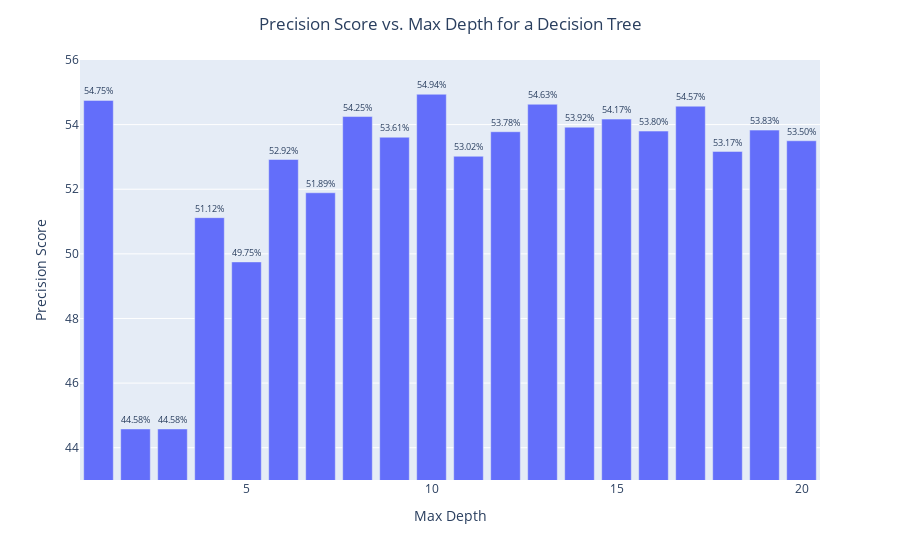

Here is the notebook cell this chart was saved with:
### Code cell
# Convert the dictionary to a DataFrame
df = pd.DataFrame(list(precision_by_depth.items()), columns=['max_depth', 'precision_score'])
df.loc[:,'precision_score'] = df.precision_score*100.0 # need for % visualisation

# Create the bar chart using Plotly Express
fig = px.bar(df,
             x='max_depth',
             y='precision_score',
            #  title='Precision Score vs. Max Depth for a Decision Tree',
             labels={'max_depth': 'Max Depth', 'precision_score': 'Precision Score'},
             range_y=[43, 56],
             text='precision_score')

# Update the text format to display as percentages
fig.update_traces(texttemplate='%{text:.2f}%', textposition='outside')

# Center the title
fig.update_layout(title={'text': 'Precision Score vs. Max Depth for a Decision Tree', 'x': 0.5, 'xanchor': 'center'})


# Show the figure
fig.show()

### Figure 1 — Plotly figure (JSON) as saved in the notebook; plotly's stock layout.template omitted (floating-point values rounded to 4 significant figures)
{"data": [{"hovertemplate": "Max Depth=%{x}<br>Precision Score=%{text}<extra></extra>", "legendgroup": "", "marker": {"color": "#636efa", "pattern": {"shape": ""}}, "name": "", "orientation": "v", "showlegend": false, "text": [54.75, 44.58, 44.58, 51.12, 49.75, 52.92, 51.89, 54.25, 53.61, 54.94, 53.02, 53.78, 54.63, 53.92, 54.17, 53.8, 54.57, 53.17, 53.83, 53.5], "textposition": "outside", "texttemplate": "%{text:.2f}%", "type": "bar", "x": [1, 2, 3, 4, 5, 6, 7, 8, 9, 10, 11, 12, 13, 14, 15, 16, 17, 18, 19, 20], "xaxis": "x", "y": [54.75, 44.58, 44.58, 51.12, 49.75, 52.92, 51.89, 54.25, 53.61, 54.94, 53.02, 53.78, 54.63, 53.92, 54.17, 53.8, 54.57, 53.17, 53.83, 53.5], "yaxis": "y"}], "layout": {"barmode": "relative", "legend": {"tracegroupgap": 0}, "margin": {"t": 60}, "title": {"text": "Precision Score vs. Max Depth for a Decision Tree", "x": 0.5, "xanchor": "center"}, "xaxis": {"anchor": "y", "domain": [0, 1], "title": {"text": "Max Depth"}}, "yaxis": {"anchor": "x", "domain": [0, 1], "range": [43, 56], "title": {"text": "Precision Score"}}}}
